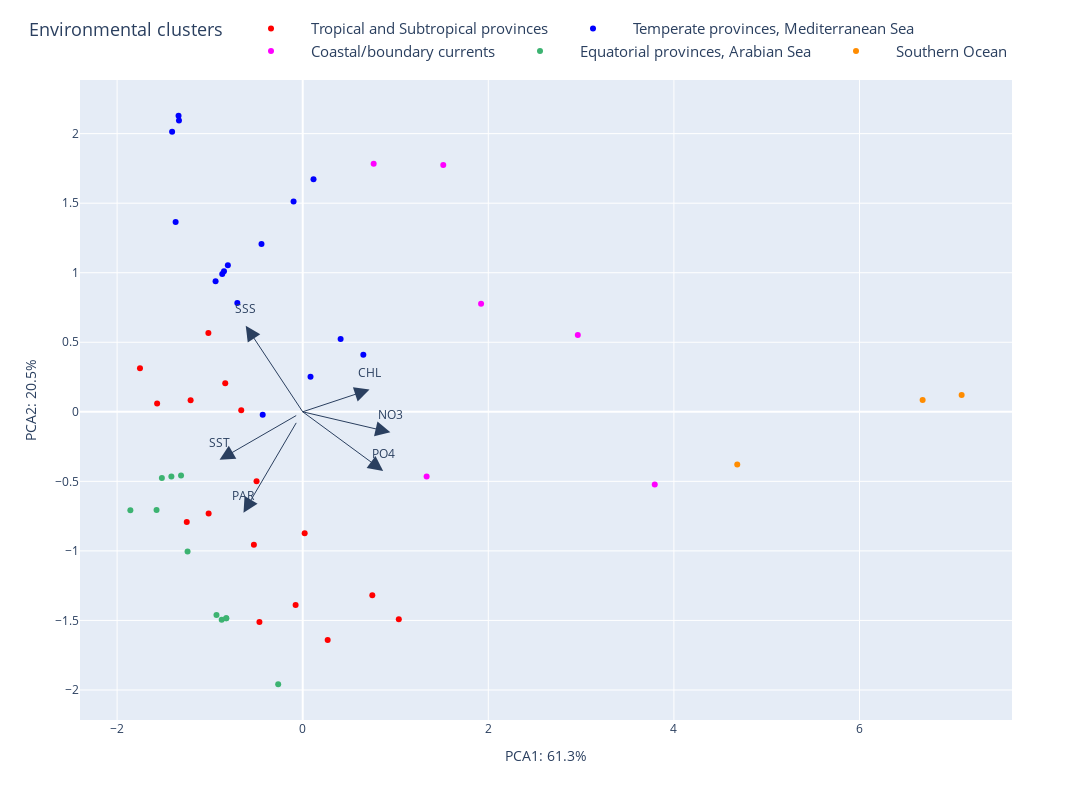

The notebook cell saved with this chart:
### Markdown cell above
#### Do a PCA on environmental data

### Code cell
scaler = StandardScaler()

scaler.fit(file_oracle)
df_transform=scaler.transform(file_oracle)
df_transform
pca = PCA(n_components=5)


components = pca.fit_transform(df_transform)

features = ['SST', 'SSS', 'NO3', 'PO4','PAR','CHL']
#color=province_env
loadings = pca.components_.T * np.sqrt(pca.explained_variance_)
from sklearn.cluster import KMeans
k_means = KMeans(n_clusters=7, max_iter=50, random_state=1)
k_means.fit(file_oracle)
labels = k_means.labels_

labels_str= labels.astype(str)

fig = px.scatter(components, x=0, y=1,color=names,labels={'color': "Environmental clusters"},width=1600, height=800,color_discrete_sequence=['red','blue','magenta','mediumseagreen','darkorange'])
    
for i, feature in enumerate(features):
    fig.add_annotation(
        ax=0, ay=0,
        axref="x", ayref="y",
        x=loadings[i, 0],
        y=loadings[i, 1],
        showarrow=True,
        arrowsize=3,
        arrowhead=2,
        xanchor="right",
        yanchor="top"
    )
    fig.add_annotation(
        x=loadings[i, 0],
        y=loadings[i, 1],
        ax=0, ay=0,
        xanchor="center",
        yanchor="bottom",
        text=feature,
        yshift=7,
    )


fig.update_layout(
    
    xaxis_title="PCA1: 61.3%",
    yaxis_title="PCA2: 20.5%")

fig.update_layout(legend=dict(
    orientation="h",
    itemwidth=70,
    font=dict(size=15),
    yanchor="bottom",
    y=1.02,
    xanchor="right",
    x=1
))
fig.show()
#fig.write_image("/home/alexandra/Documents/PCA_try.png")
pca.explained_variance_ratio_

### Figure 1 — Plotly figure (JSON) as saved in the notebook; plotly's stock layout.template omitted (floating-point values rounded to 4 significant figures)
{"data": [{"hovertemplate": "Environmental clusters=Tropical and Subtropical provinces<br>0=%{x}<br>1=%{y}<extra></extra>", "legendgroup": "Tropical and Subtropical provinces", "marker": {"color": "red", "symbol": "circle"}, "mode": "markers", "name": "Tropical and Subtropical provinces", "orientation": "v", "showlegend": true, "type": "scatter", "x": [-0.6625, -1.014, -1.754, -1.569, 0.7499, -0.0767, 0.269, 1.035, -1.017, -1.249, -0.5261, -1.208, -0.8349, -0.4664, -0.4975, 0.02094], "xaxis": "x", "y": [0.01075, -0.7305, 0.3132, 0.05974, -1.318, -1.389, -1.641, -1.492, 0.5663, -0.7926, -0.955, 0.08234, 0.2056, -1.512, -0.4997, -0.8738], "yaxis": "y"}, {"hovertemplate": "Environmental clusters=Temperate provinces, Mediterranean Sea<br>0=%{x}<br>1=%{y}<extra></extra>", "legendgroup": "Temperate provinces, Mediterranean Sea", "marker": {"color": "blue", "symbol": "circle"}, "mode": "markers", "name": "Temperate provinces, Mediterranean Sea", "orientation": "v", "showlegend": true, "type": "scatter", "x": [0.08406, -0.4312, -0.8067, 0.1163, -0.7045, -1.333, -1.408, -1.369, -0.8485, -0.8671, -1.338, -0.09843, -0.4444, 0.4085, -0.939, 0.6533], "xaxis": "x", "y": [0.2523, -0.02042, 1.053, 1.672, 0.7825, 2.094, 2.014, 1.365, 1.011, 0.9916, 2.129, 1.513, 1.206, 0.523, 0.9387, 0.4103], "yaxis": "y"}, {"hovertemplate": "Environmental clusters=Coastal/boundary currents<br>0=%{x}<br>1=%{y}<extra></extra>", "legendgroup": "Coastal/boundary currents", "marker": {"color": "magenta", "symbol": "circle"}, "mode": "markers", "name": "Coastal/boundary currents", "orientation": "v", "showlegend": true, "type": "scatter", "x": [3.794, 2.964, 1.922, 1.515, 1.335, 0.7645], "xaxis": "x", "y": [-0.5219, 0.5525, 0.7764, 1.774, -0.4645, 1.784], "yaxis": "y"}, {"hovertemplate": "Environmental clusters=Equatorial provinces, Arabian Sea<br>0=%{x}<br>1=%{y}<extra></extra>", "legendgroup": "Equatorial provinces, Arabian Sea", "marker": {"color": "mediumseagreen", "symbol": "circle"}, "mode": "markers", "name": "Equatorial provinces, Arabian Sea", "orientation": "v", "showlegend": true, "type": "scatter", "x": [-1.857, -0.9294, -1.311, -0.8729, -1.241, -1.575, -0.8242, -1.415, -0.8242, -1.518, -0.2642], "xaxis": "x", "y": [-0.7082, -1.461, -0.458, -1.495, -1.004, -0.7069, -1.483, -0.4649, -1.483, -0.4751, -1.959], "yaxis": "y"}, {"hovertemplate": "Environmental clusters=Southern Ocean<br>0=%{x}<br>1=%{y}<extra></extra>", "legendgroup": "Southern Ocean", "marker": {"color": "darkorange", "symbol": "circle"}, "mode": "markers", "name": "Southern Ocean", "orientation": "v", "showlegend": true, "type": "scatter", "x": [7.101, 6.68, 4.683], "xaxis": "x", "y": [0.1214, 0.08547, -0.379], "yaxis": "y"}], "layout": {"annotations": [{"arrowhead": 2, "arrowsize": 3, "ax": 0, "axref": "x", "ay": 0, "ayref": "y", "showarrow": true, "x": -0.8961, "xanchor": "right", "y": -0.345, "yanchor": "top"}, {"ax": 0, "ay": 0, "text": "SST", "x": -0.8961, "xanchor": "center", "y": -0.345, "yanchor": "bottom", "yshift": 7}, {"arrowhead": 2, "arrowsize": 3, "ax": 0, "axref": "x", "ay": 0, "ayref": "y", "showarrow": true, "x": -0.6141, "xanchor": "right", "y": 0.6185, "yanchor": "top"}, {"ax": 0, "ay": 0, "text": "SSS", "x": -0.6141, "xanchor": "center", "y": 0.6185, "yanchor": "bottom", "yshift": 7}, {"arrowhead": 2, "arrowsize": 3, "ax": 0, "axref": "x", "ay": 0, "ayref": "y", "showarrow": true, "x": 0.9444, "xanchor": "right", "y": -0.1474, "yanchor": "top"}, {"ax": 0, "ay": 0, "text": "NO3", "x": 0.9444, "xanchor": "center", "y": -0.1474, "yanchor": "bottom", "yshift": 7}, {"arrowhead": 2, "arrowsize": 3, "ax": 0, "axref": "x", "ay": 0, "ayref": "y", "showarrow": true, "x": 0.8668, "xanchor": "right", "y": -0.425, "yanchor": "top"}, {"ax": 0, "ay": 0, "text": "PO4", "x": 0.8668, "xanchor": "center", "y": -0.425, "yanchor": "bottom", "yshift": 7}, {"arrowhead": 2, "arrowsize": 3, "ax": 0, "axref": "x", "ay": 0, "ayref": "y", "showarrow": true, "x": -0.6383, "xanchor": "right", "y": -0.7259, "yanchor": "top"}, {"ax": 0, "ay": 0, "text": "PAR", "x": -0.6383, "xanchor": "center", "y": -0.7259, "yanchor": "bottom", "yshift": 7}, {"arrowhead": 2, "arrowsize": 3, "ax": 0, "axref": "x", "ay": 0, "ayref": "y", "showarrow": true, "x": 0.7199, "xanchor": "right", "y": 0.1596, "yanchor": "top"}, {"ax": 0, "ay": 0, "text": "CHL", "x": 0.7199, "xanchor": "center", "y": 0.1596, "yanchor": "bottom", "yshift": 7}], "height": 800, "legend": {"font": {"size": 15}, "itemwidth": 70, "orientation": "h", "title": {"text": "Environmental clusters"}, "tracegroupgap": 0, "x": 1, "xanchor": "right", "y": 1.02, "yanchor": "bottom"}, "margin": {"t": 60}, "width": 1600, "xaxis": {"anchor": "y", "domain": [0, 1], "title": {"text": "PCA1: 61.3%"}}, "yaxis": {"anchor": "x", "domain": [0, 1], "title": {"text": "PCA2: 20.5%"}}}}
